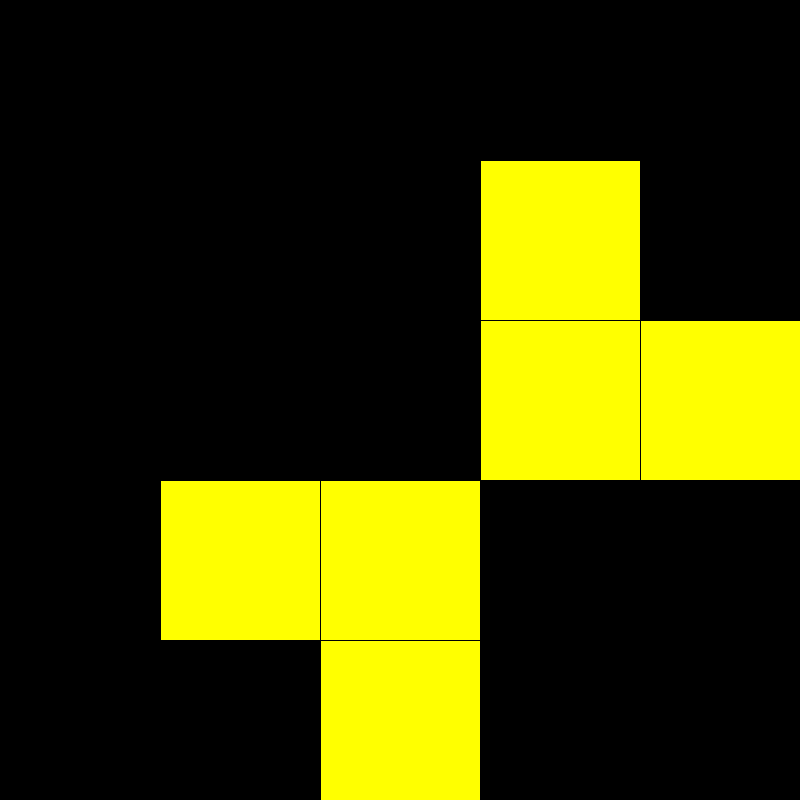
Frame 1 (no input)
Frame 60 (the mouse pressed at the canvas centre just before this capture): identical to frame 1, image omitted
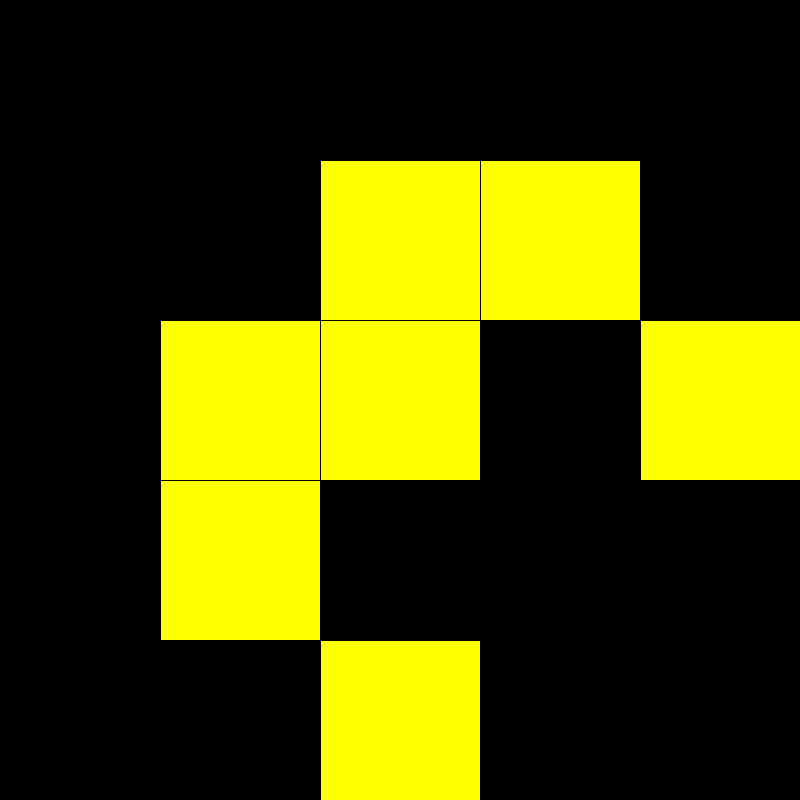
Frame 120 (the mouse held since frame 60 and released just before this capture)

The Processing sketch that drew these frames (run headless with seeded random() and noise(); from frame 60 on, the mouse is pressed at the canvas centre):

// Processing sketch: basic_LightsOut
// ── basic_LightsOut.pde
//basic_LightsOut
//play lightsout
//2022/06/20
//1-4-45 Taiyu Honma

boolean[][] masu = new boolean[5][5];
void setup()
{
  masu[1][3] = true;
  masu[2][3] = true;
  masu[2][4] = true;
  masu[3][2] = true;
  masu[3][1] = true;
  masu[4][2] = true;
  size(800,800);
}
void mousePressed(){
  for(int i=0;i<5;i++){
    for(int j=0;j<5;j++){
      if (aida(mouseX,160*j,160*(j+1)) && aida(mouseY,160*i,160*(i+1))  ){
        hanten(i,j);
        hanten(i+1,j);
        hanten(i-1,j);
        hanten(i,j+1);
        hanten(i,j-1);
      }
    }
  }
}

void hanten(int i, int j) {
  if( i < 5 && i >= 0 && j < 5 && j >= 0) 
   masu[i][j] = !masu[i][j];
}

boolean aida(int n ,int min, int max){
  return min < n && n < max;
}

void draw(){
  boolean flag = true;
  for(int i=0;i<5;i++){
    for(int j=0;j<5;j++){
      fill(0);
      if(masu[i][j]){
        fill(255,255,0);
        flag = false;
      }
      rect(j*160,i*160,160,160);
    }
  }
  if(flag){
    fill(255);
    textSize(100);
    textAlign(CENTER);
    text("CLEAR!" , 400,400);
  }
}
